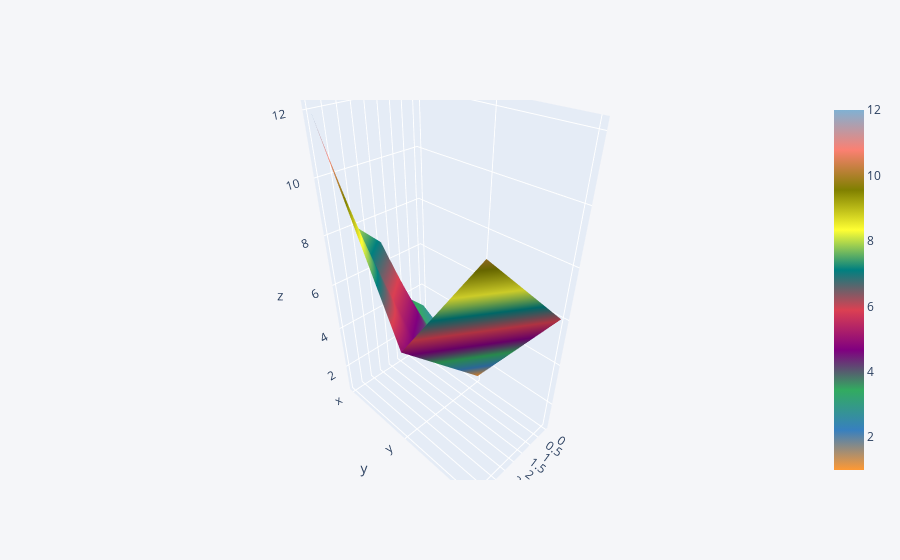

The notebook cell saved with this chart:
### Markdown cell above
Surface Plots

### Code cell
df2.iplot(kind='surface')

### Figure 1 — Plotly figure (JSON) as saved in the notebook; plotly's stock layout.template omitted (floating-point values rounded to 4 significant figures)
{"data": [{"colorscale": [[0, "rgb(255, 153, 51)"], [0.1111, "rgb(55, 128, 191)"], [0.2222, "rgb(50, 171, 96)"], [0.3333, "rgb(128, 0, 128)"], [0.4444, "rgb(219, 64, 82)"], [0.5556, "rgb(0, 128, 128)"], [0.6667, "rgb(255, 255, 51)"], [0.7778, "rgb(128, 128, 0)"], [0.8889, "rgb(251, 128, 114)"], [1, "rgb(128, 177, 211)"]], "type": "surface", "x": [0, 1, 2, 3, 4], "y": ["x", "y", "z"], "z": [[3, 4, 7, 8, 12], [1, 2, 3, 4, 5], [6, 7, 8, 9, 10]]}], "layout": {"legend": {"bgcolor": "#F5F6F9", "font": {"color": "#4D5663"}}, "paper_bgcolor": "#F5F6F9", "plot_bgcolor": "#F5F6F9", "title": {"font": {"color": "#4D5663"}}, "xaxis": {"gridcolor": "#E1E5ED", "showgrid": true, "tickfont": {"color": "#4D5663"}, "title": {"font": {"color": "#4D5663"}, "text": ""}, "zerolinecolor": "#E1E5ED"}, "yaxis": {"gridcolor": "#E1E5ED", "showgrid": true, "tickfont": {"color": "#4D5663"}, "title": {"font": {"color": "#4D5663"}, "text": ""}, "zerolinecolor": "#E1E5ED"}}}
